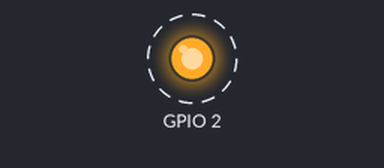
This sketch was run on a simulated ESP8266 (NodeMCU). Shown: output pins drawn as LEDs (lit = HIGH). Dashed ring = blinking. WiFi joins after 1.5 s; servers stay silent unless stated; what the sketch prints to the serial monitor is not drawn.

Above: at 3.0 s.
Timing chart, 0 to 6.7 s (numbered marks = the images above):
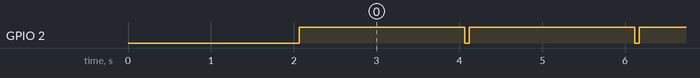

Measured:
- by itself, GPIO 2: alternates HIGH for 2.0 s and LOW for 0.05 s

The sketch:

WiFiClient-Simulate-wind-data.ino
```cpp
/*
 *
 *  This sketch uses a ESP 8266 and a number of DS18B20 devices  to measure temperature
 *  and sends messages to a SignalK server.
 *
 *  Select board  ESP-12E , NodeMCU 1.0 ESP12-E module
 *
 *
 *  SignalK uses UDP. The syntax is differ between ESP8622 and ESP32, this sketch
 *  cannot be used for ESP32.
 *
 *
 *  Names of Signal K keys in the setup function.
 *
 */

// Enable debug to print out messages on the serial port.
#define DEBUG;

// Including WiFi stuff - this is UDP and differ from TCP and also from ESP32 cards-
#include <ESP8266WiFi.h>
#include <ESP8266WiFiMulti.h>
#include <WiFiUdp.h>

// Instanciate WiFi and UDP objects
ESP8266WiFiMulti WiFiMulti;
WiFiUDP Udp;


// WiFi network name and password
const char * ssid = "openplotter";
const char * pwd = "12345678";

// IP address to send UDP data to.
// Settings for SignalK port and SignalK server.
// const char * udpAddress        = "192.168.1.252";
// const char * udpAddress     = "10.10.10.1";

const char * SignalK_server    = "192.168.1.169";
// const char * SignalK_server = "10.10.10.1";
const int udpPort = 55557; // This port is set using the SignalK server web page. Under Server/Connections/add.


/*
 * Signal K paths/names name of the temperature sensors, description of what they measure.
 */
const char * keys[10];  // keys assigned in setup function.

/*
 * Iterations counter before restart, an ugly hack.
 */
int  iter=0;


/*
 *
 *  End declaration of global variables.
 *
 */


// Setup function

void setup() {
    pinMode(LED_BUILTIN, OUTPUT); // Initialize the LED_BUILTIN pin as an output
#ifdef DEBUG
    Serial.begin(115200);         // Setup Serial port speed
#endif

  // Connect to the WiFi network
    WiFi.begin(ssid, pwd);
#ifdef DEBUG
    Serial.println("Connect to the WiFi network");
#endif
  // Wait for connection
    while (WiFi.status() != WL_CONNECTED) {
      delay(1000);
#ifdef DEBUG
      Serial.print(".");
#endif
      if (++iter>30) ESP.restart(); // Issue a restart if fail to attach to network. Not really needed, but a restart is ok.
    }
    iter=0;
#ifdef DEBUG
    Serial.println("");
    Serial.print("Connected to ");
    Serial.println(ssid);
    Serial.print("IP address: ");
    Serial.println(WiFi.localIP());
#endif
  // This initializes udp and transfer buffer
    Udp.begin(udpPort);
    delay(10);

/*
 *
 * Set up the different SignalK names/paths which must be spec
 * compliant (see: https://signalk.org/specification/1.3.0/doc/vesselsBranch.html ):
 *
 * Some of these expect temperature in K like environment.inside.temperature.
 */
//**********************************************************************************************************************************

    keys[0]="propulsion.1.temperature";                       // Engine engine block ; SignalK: propulsion/<RegExp>/temperature
    keys[1]="environment.inside.engineRoom.temperature";      // Engine room temp   ; SignalK: environment/inside/engineRoom   environment/inside/engineRoom1/temperature
    keys[2]="electrical.alternators.1.temperature.warnUpper"; // Alternator ; SignalK: electrical/alternators/<RegExp>/temperature

    keys[3]="propulsion.engine.coolantTemperature";
    keys[4]="propulsion.1.transmission.oilTemperature";        // Engine; SignalK: propulsion/<RegExp>/transmission/oilTemperature

    keys[5]="environment.wind.speedApparent";
    keys[6]="environment.wind.angleApparent";
//**********************************************************************************************************************************

}  // End setup


/*
 * Function to convert strings and values and forward it using UDP to the Signal K server
 *
 */

void Send_to_SignalK(String key, double value){

  // Settings for SignalK port and SignalK server.
    const uint16_t port = udpPort;   // SignalK uses this port.
    //const char * host = "192.168.1.254"; // ip number of the SignalK server.
    const char * host = SignalK_server; // ip number of the SignalK server.
    String cmd;
    char valuestring[6];

    cmd = "{\"updates\": [{\"$source\": \"Simulation\",\"values\":[ {\"path\":\"";
    cmd += key; cmd += "\","; cmd += "\"value\":";
    dtostrf(value,3,2,valuestring); // Convert double to a string
    cmd += valuestring;
    cmd += "}]}]}\0";
#ifdef DEBUG
    Serial.println(cmd);
    Serial.println(cmd.length());
#endif
    char cmdc[cmd.length()+1];        // Convert the String to an array of characters.
    Udp.beginPacket(host,port);       // Connect to to server and prepare for UDP transfer.
    strncpy(cmdc,cmd.c_str(),sizeof(cmdc));  // Convert from String to array of characters.
#ifdef DEBUG
    Serial.println(cmdc); Serial.print(" Message har length: "); Serial.println(sizeof(cmdc));
#endif
    Udp.write(cmdc);                  // Send the message to the SignalK server.
    Udp.endPacket();                  // End the connection.
    delay(10);                        // Short delay to recover.
} /* End Send_to_SignalK */


//**********************************************************************************************************************************
//                  The simulation function :
//**********************************************************************************************************************************
void Send_simulation(){
    double s,d;
    long t;

    t=millis()%60; // Get a number from 0 to 60.

    s=1.0*0.1*t; // Simulate wind t runs from 0 to 60, e.g. sine from 0 to 6 m/s.
    d=6.0*t;     // Simulate direction from 0-360 degrees.

    Send_to_SignalK("environment.wind.speedApparent",s);
    Send_to_SignalK("environment.wind.angleApparent",(d/180)*3.14159264); // SignalK uses Radians. Most of us uses degrees.
}


//**********************************************************************************************************************************
//                    The infinite loop
//**********************************************************************************************************************************

void loop() {
  digitalWrite(LED_BUILTIN, LOW);  // Turn the LED on while we transfer the data.
  Send_simulation();                      // Loop through devices and measure
  digitalWrite(LED_BUILTIN, HIGH); // Turn the LED off by making the voltage HIGH.
  delay(2000);                     // Send frequancy N seconds.
}  // End infinite loop
```
